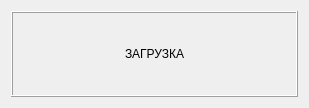
<?xml version="1.0" encoding="UTF-8"?>
<ui version="4.0">
 <class>TWait</class>
 <widget class="QDialog" name="TWait">
  <property name="geometry">
   <rect>
    <x>0</x>
    <y>0</y>
    <width>309</width>
    <height>108</height>
   </rect>
  </property>
  <property name="windowTitle">
   <string>СОДА</string>
  </property>
  <property name="windowIcon">
   <iconset resource="IconsForMenu.qrc">
    <normaloff>:/1/Picture/Pic4.ico</normaloff>:/1/Picture/Pic4.ico</iconset>
  </property>
  <layout class="QGridLayout" name="gridLayout_2">
   <item row="0" column="0">
    <widget class="QFrame" name="frame">
     <property name="frameShape">
      <enum>QFrame::Box</enum>
     </property>
     <property name="frameShadow">
      <enum>QFrame::Raised</enum>
     </property>
     <layout class="QGridLayout" name="gridLayout">
      <item row="0" column="0" colspan="2">
       <layout class="QHBoxLayout" name="horizontalLayout">
        <item>
         <spacer name="horizontalSpacer">
          <property name="orientation">
           <enum>Qt::Horizontal</enum>
          </property>
          <property name="sizeHint" stdset="0">
           <size>
            <width>90</width>
            <height>20</height>
           </size>
          </property>
         </spacer>
        </item>
        <item>
         <widget class="QLabel" name="label_3">
          <property name="font">
           <font>
            <family>Tahoma</family>
            <pointsize>9</pointsize>
            <weight>50</weight>
            <bold>false</bold>
           </font>
          </property>
          <property name="text">
           <string>ЗАГРУЗКА</string>
          </property>
         </widget>
        </item>
        <item>
         <spacer name="horizontalSpacer_2">
          <property name="orientation">
           <enum>Qt::Horizontal</enum>
          </property>
          <property name="sizeHint" stdset="0">
           <size>
            <width>94</width>
            <height>20</height>
           </size>
          </property>
         </spacer>
        </item>
       </layout>
      </item>
     </layout>
    </widget>
   </item>
  </layout>
 </widget>
 <resources>
  <include location="IconsForMenu.qrc"/>
 </resources>
 <connections/>
</ui>
